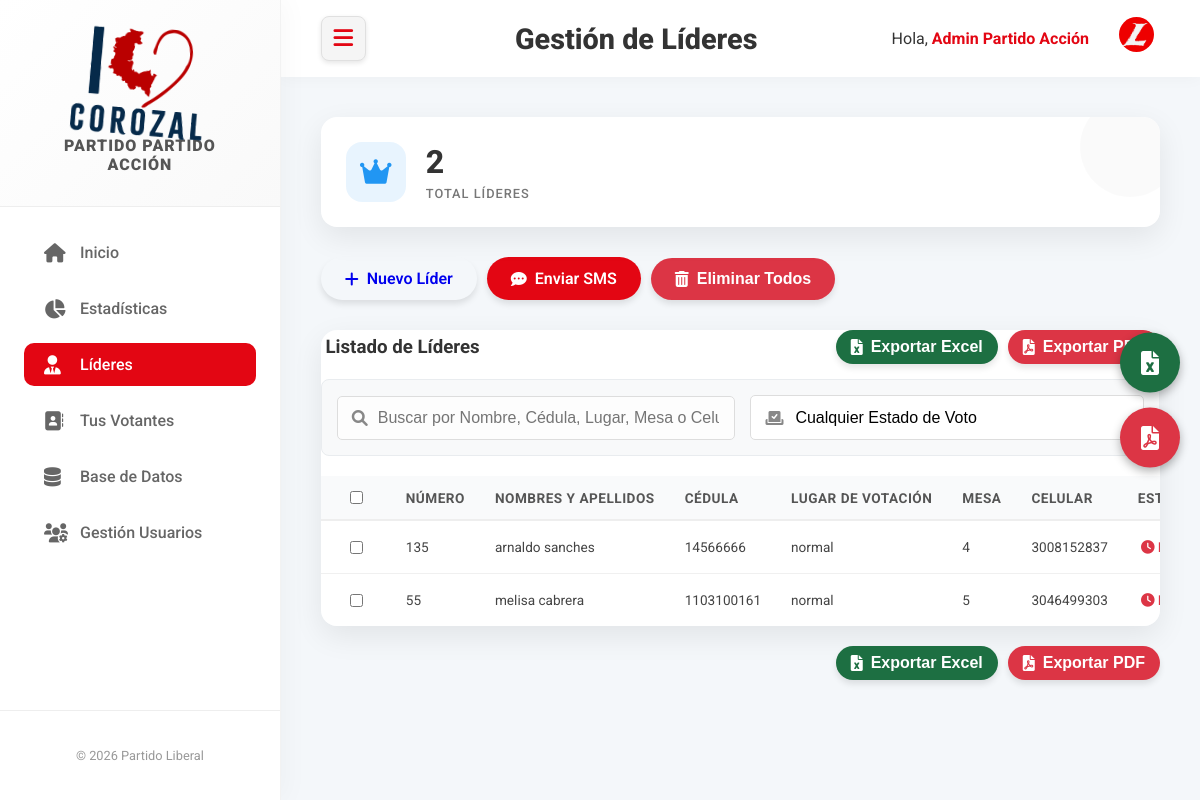
/lideres.php (signed in), run on the app's committed database.
### tables this page shows
CREATE TABLE `registros` (
  `id` int NOT NULL,
  `user_id` int DEFAULT '0',
  `organizacion_id` int DEFAULT '1',
  `tipo` varchar(20) DEFAULT 'votante',
  `nombres_apellidos` varchar(150) DEFAULT NULL,
  `cedula` varchar(20) DEFAULT NULL,
  `lugar_votacion` varchar(150) DEFAULT NULL,
  `mesa` varchar(10) DEFAULT NULL,
  `celular` varchar(20) DEFAULT NULL,
  `municipio` varchar(100) DEFAULT NULL,
  `departamento` varchar(100) DEFAULT NULL,
  `barrio_vereda` varchar(100) DEFAULT NULL,
  `direccion` varchar(150) DEFAULT NULL,
  `email` varchar(100) DEFAULT NULL,
  `estado_voto` varchar(20) DEFAULT 'pendiente',
  `ya_voto` tinyint(1) DEFAULT '0',
  `sms_inscripcion` tinyint(1) DEFAULT '0',
  `sms_citacion` tinyint(1) DEFAULT '0',
  `sms_confirmacion` tinyint(1) DEFAULT '0',
  `created_at` timestamp NULL DEFAULT CURRENT_TIMESTAMP,
  `updated_at` timestamp NULL DEFAULT CURRENT_TIMESTAMP ON UPDATE CURRENT_TIMESTAMP
);

### config.php (called while the page is built, shortened)
<?php
$isLocal = false;
$host = $_SERVER['HTTP_HOST'] ?? '';
if (strpos($host, 'localhost') !== false || strpos($host, '127.0.0.1') !== false) {
    $isLocal = true;
}
try {
    if ($isLocal) {
        $credsFile = __DIR__ . '/mysql_creds.json';
        if (file_exists($credsFile)) {
            $creds = json_decode(file_get_contents($credsFile), true);
            $dbHost = $creds['host'];
            $dbName = $creds['db'];
            $dbUser = $creds['user'];
            $dbPass = $creds['pass'];
        }
        else {
            $dbHost = '127.0.0.1';
            $dbName = 'politica';
            $dbUser = 'root';
            $dbPass = 'mysql';
        }
        $pdo = new PDO("mysql:host=$dbHost;dbname=$dbName;charset=utf8mb4", $dbUser, $dbPass);
        $pdo->setAttribute(PDO::ATTR_ERRMODE, PDO::ERRMODE_EXCEPTION);
        $pdo->setAttribute(PDO::ATTR_DEFAULT_FETCH_MODE, PDO::FETCH_ASSOC);
    }
}
catch (PDOException $e) {
    $env = $isLocal ? "LOCAL (SQLite)" : "PRODUCCIÓN (MySQL)";
    die("<h3>Error Crítico de Conexión</h3><p>Entorno detectado: <strong>$env</strong></p><p>Detalle: " . $e->getMessage() . "</p>");
}
$app_config = [
    'app_title' => 'Partido Liberal',
    'logo_path' => 'assets/img/logo.png',
    'profile_path' => 'assets/img/liberal.png',
    'primary_color' => '#E30613',
    'onurix_client' => '7389',
    'onurix_key' => 'baf0076e7d995fc544c21cea4fdf898ce00612f268dc5f38c3565'
];
try {
    $current_org_id = $_SESSION['organizacion_id'] ?? 1;
    $stmt = $pdo->prepare("SELECT setting_key, setting_value FROM app_config WHERE organizacion_id = ?");
    $stmt->execute([$current_org_id]);
    while ($row = $stmt->fetch(PDO::FETCH_ASSOC)) {
        $app_config[$row['setting_key']] = $row['setting_value'];
    }
}
catch (Exception $e) {
}
function hex2rgb($hex)
{
    $hex = str_replace("#", "", $hex);
    if (strlen($hex) == 3) {
        $r = hexdec(substr($hex, 0, 1) . substr($hex, 0, 1));
        $g = hexdec(substr($hex, 1, 1) . substr($hex, 1, 1));
        $b = hexdec(substr($hex, 2, 1) . substr($hex, 2, 1));
    }
    else {
        $r = hexdec(substr($hex, 0, 2));
        $g = hexdec(substr($hex, 2, 2));
        $b = hexdec(substr($hex, 4, 2));
    }
    return "$r, $g, $b";
}
$app_config['primary_rgb'] = hex2rgb($app_config['primary_color']);
?>

### lideres.php (the view, shortened to what this page needs)
<?php
require_once 'config.php';
?>
<!DOCTYPE html>
<html lang="es">
<head>
    <link rel="stylesheet" href="https://cdnjs.cloudflare.com/ajax/libs/font-awesome/6.0.0-beta3/css/all.min.css">
    <link rel="stylesheet" href="assets/css/style.css">
    <link rel="stylesheet" href="assets/css/sidebar-toggle.css">
</head>
<body class="dashboard-layout">
    <?php include 'includes/sidebar.php'; ?>
    <div class="main-content">
        <div class="top-bar">
            <button class="menu-toggle" onclick="toggleSidebar()">
                <i class="fas fa-bars"></i>
            </button>
            <h2 class="page-title">Gestión de Líderes</h2>
            <div class="user-profile">
                <span>Hola, <strong>
                        <?php echo htmlspecialchars($_SESSION['name'] ?? $_SESSION['username']); ?>
                    </strong></span>
                <div class="profile-dropdown">
                    <button onclick="document.getElementById('profileDropdown').classList.toggle('show-dropdown')"
                        class="profile-btn">
                        <img src="<?php echo htmlspecialchars($app_config['profile_path']); ?>" alt="Profile"
                            style="width: 35px; height: 35px; border-radius: 50%; object-fit: cover;">
                    </button>
                </div>
            </div>
        </div>
        <div class="content-area">
            <?php
$sql = "
    SELECT l.*,
           (SELECT COUNT(*)
            FROM registros v
            JOIN users u ON v.user_id = u.id
            WHERE u.username = l.cedula AND v.tipo = 'votante' AND v.organizacion_id = :org_id_inner) as total_votantes
    FROM registros l
    WHERE l.tipo = 'lider' AND l.organizacion_id = :org_id_outer
    ORDER BY l.created_at DESC
";
$stmt = $pdo->prepare($sql);
$stmt->execute([
    'org_id_inner' => $_SESSION['organizacion_id'],
    'org_id_outer' => $_SESSION['organizacion_id']
]);
$lideres = $stmt->fetchAll(PDO::FETCH_ASSOC);
$totalLideres = count($lideres);
?>
            <div class="dashboard-cards" style="margin-bottom: 30px;">
                <div class="card-stat">
                    <div class="card-icon icon-blue">
                        <i class="fas fa-crown"></i>
                    </div>
                    <div class="card-info">
                        <h3>
                            <?php echo $totalLideres; ?>
                        </h3>
                        <p>Total Líderes</p>
                    </div>
                </div>
            </div>
            <div class="action-buttons">
                <a href="registro_form.php?type=lider" class="btn btn-add">
                    <i class="fas fa-plus"></i> Nuevo Líder
                </a>
                <a href="enviar_sms.php?type=all" class="btn"
                    style="background-color: var(--primary-red); color: white;">
                    <i class="fas fa-comment-dots"></i> Enviar SMS
                </a>
                <button onclick="deleteAllLeaders()" class="btn"
                    style="background-color: #dc3545; color: white; margin-left: 10px;">
                    <i class="fas fa-trash-alt"></i> Eliminar Todos
                </button>
                <div
                    style="position: fixed; right: 20px; top: 50%; transform: translateY(-50%); display: flex; flex-direction: column; gap: 15px; z-index: 1000;">
                    <button onclick="exportSelectedExcel()" class="btn" title="Exportar Excel"
                        style="background-color: #1D6F42; color: white; width: 60px; height: 60px; border-radius: 50%; display: flex; align-items: center; justify-content: center; box-shadow: 0 4px 10px rgba(0,0,0,0.3); padding: 0; font-size: 24px; border: none; cursor: pointer; transition: transform 0.2s;">
                        <i class="fas fa-file-excel"></i>
                    </button>
                    <button onclick="exportSelectedPDF()" class="btn" title="Exportar PDF"
                        style="background-color: #dc3545; color: white; width: 60px; height: 60px; border-radius: 50%; display: flex; align-items: center; justify-content: center; box-shadow: 0 4px 10px rgba(0,0,0,0.3); padding: 0; font-size: 24px; border: none; cursor: pointer; transition: transform 0.2s;">
                        <i class="fas fa-file-pdf"></i>
                    </button>
                </div>
            </div>
            <div class="table-responsive">
                <div
                    style="display: flex; justify-content: space-between; align-items: center; margin-bottom: 15px; flex-wrap: wrap; gap: 10px;">
                    <h3 style="margin: 0;"><i class="fas fa-users-crown"></i> Listado de Líderes</h3>
                    <div style="display: flex; gap: 10px;">
                        <button onclick="exportSelectedExcel()" class="btn"
                            style="background-color: #1D6F42; color: white; padding: 8px 15px; display: flex; align-items: center; gap: 8px;">
                            <i class="fas fa-file-excel"></i> Exportar Excel
                        </button>
                        <button onclick="exportSelectedPDF()" class="btn"
                            style="background-color: #dc3545; color: white; padding: 8px 15px; display: flex; align-items: center; gap: 8px;">
                            <i class="fas fa-file-pdf"></i> Exportar PDF
                        </button>
                    </div>
                </div>
                <div class="filters-container"
                    style="display: flex; gap: 15px; margin-bottom: 20px; align-items: center; flex-wrap: wrap; background: #f8f9fa; padding: 15px; border-radius: 8px; border: 1px solid #e9ecef;">
                    <div style="position: relative; flex-grow: 1; min-width: 280px;">
                        <i class="fas fa-search"
                            style="position: absolute; left: 15px; top: 50%; transform: translateY(-50%); color: #888;"></i>
                        <input type="text" id="searchInput" onkeyup="filterTable()"
                            placeholder="Buscar por Nombre, Cédula, Lugar, Mesa o Celular..." class="form-control"
                            style="width: 100%; padding: 12px 15px 12px 40px; border: 1px solid #ddd; border-radius: 5px; font-size: 16px; box-sizing: border-box;">
                    </div>
                    <div style="min-width: 200px; flex-grow: 1;">
                        <div style="position: relative;">
                            <i class="fas fa-vote-yea"
                                style="position: absolute; left: 15px; top: 50%; transform: translateY(-50%); color: #888;"></i>
                            <select id="filterVoto" onchange="filterTable()" class="form-control"
                                style="width: 100%; padding: 12px 15px 12px 40px; border: 1px solid #ddd; border-radius: 5px; font-size: 16px; background-color: white; box-sizing: border-box;">
                                <option value="">Cualquier Estado de Voto</option>
                            </select>
                        </div>
                    </div>
                </div>
                <table id="lideresTable">
                    <thead>
                        <tr>
                            <th style="width: 40px; text-align: center;" title="Seleccionar Todos">
                                <input type="checkbox" id="selectAll" onclick="toggleAll(this)"
                                    title="Seleccionar Todos">
                            </th>
                            <th>Número</th>
                            <th>Nombres y Apellidos</th>
                            <th>Cédula</th>
                            <th>Lugar de Votación</th>
                            <th>Mesa</th>
                            <th>Celular</th>
                            <th>Estado Voto</th>
                        </tr>
                    </thead>
                    <tbody>
                        <?php if (count($lideres) > 0): ?>
                        <?php foreach ($lideres as $lider): ?>
                        <tr>
                            <td style="text-align: center;">
                                <input type="checkbox" class="row-checkbox" value="<?php echo $lider['id']; ?>">
                            </td>
                            <td>
                                <?php echo htmlspecialchars($lider['id']); ?>
                            </td>
                            <td>
                                <?php echo htmlspecialchars($lider['nombres_apellidos']); ?>
                            </td>
                            <td>
                                <?php echo htmlspecialchars($lider['cedula']); ?>
                            </td>
                            <td>
                                <?php echo htmlspecialchars($lider['lugar_votacion']); ?>
                            </td>
                            <td>
                                <?php echo htmlspecialchars($lider['mesa']); ?>
                            </td>
                            <td>
                                <?php echo htmlspecialchars($lider['celular']); ?>
                            </td>
                            <td style="text-align: center;">
                                <?php
        if (isset($lider['estado_voto'])) {
            if ($lider['estado_voto'] === 'voto') {
                echo '<span style="color: #28a745; font-weight: bold;"><i class="fas fa-check"></i> VOTÓ</span>';
            }
            else {
                echo '<span style="color: #dc3545; font-weight: bold;"><i class="fas fa-clock"></i> PENDIENTE</span>';
            }
        }
        else {
            echo '-';
        }
?>
                            </td>
                        </tr>
                        <?php
    endforeach; ?>
                        <?php
else: ?>
                        <tr>
                            <td colspan="7" style="text-align: center;">No hay líderes registrados.</td>
                        </tr>
                        <?php
endif; ?>
                    </tbody>
                </table>
            </div>
            <div style="display: flex; justify-content: flex-end; gap: 10px; margin-top: 20px;">
                <button onclick="exportSelectedExcel()" class="btn"
                    style="background-color: #1D6F42; color: white; padding: 8px 15px; display: flex; align-items: center; gap: 8px;">
                    <i class="fas fa-file-excel"></i> Exportar Excel
                </button>
                <button onclick="exportSelectedPDF()" class="btn"
                    style="background-color: #dc3545; color: white; padding: 8px 15px; display: flex; align-items: center; gap: 8px;">
                    <i class="fas fa-file-pdf"></i> Exportar PDF
                </button>
            </div>
        </div>
    </div>
</body>
</html>

### data on the page
registros: id "135", nombres_apellidos "arnaldo sanches", cedula "14566666", lugar_votacion "normal", mesa "4", celular "3008152837", estado_voto "pendiente" (drawn)
registros: id "55", nombres_apellidos "melisa cabrera", cedula "1103100161", lugar_votacion "normal", mesa "5", celular "3046499303", estado_voto "pendiente" (drawn)

### other printed values
$app_config['app_title'] "PARTIDO PARTIDO ACCIÓN"
$_SESSION['name'] "Admin Partido Acción"
$totalLideres "2"
